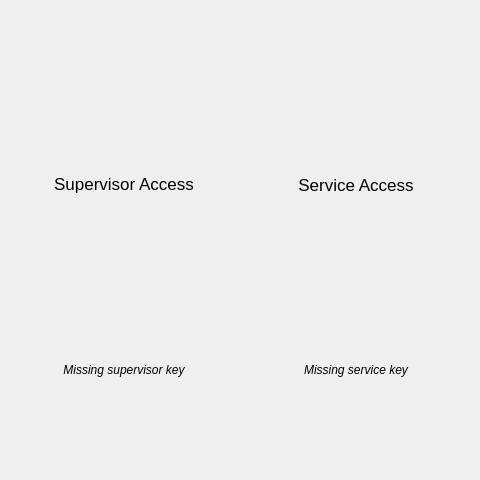
<?xml version="1.0" encoding="UTF-8"?>
<ui version="4.0">
 <class>mainMenu</class>
 <widget class="QDialog" name="mainMenu">
  <property name="geometry">
   <rect>
    <x>0</x>
    <y>0</y>
    <width>480</width>
    <height>480</height>
   </rect>
  </property>
  <property name="windowTitle">
   <string>Main Menu</string>
  </property>
  <layout class="QVBoxLayout" name="verticalLayout" stretch="4,0,1">
   <item>
    <layout class="QHBoxLayout" name="horizontalLayout">
     <item>
      <layout class="QVBoxLayout" name="verticalLayout_2">
       <item>
        <spacer name="verticalSpacer">
         <property name="orientation">
          <enum>Qt::Vertical</enum>
         </property>
         <property name="sizeHint" stdset="0">
          <size>
           <width>20</width>
           <height>20</height>
          </size>
         </property>
        </spacer>
       </item>
       <item>
        <widget class="QToolButton" name="supervisorBtn">
         <property name="sizePolicy">
          <sizepolicy hsizetype="Minimum" vsizetype="Fixed">
           <horstretch>0</horstretch>
           <verstretch>0</verstretch>
          </sizepolicy>
         </property>
         <property name="minimumSize">
          <size>
           <width>0</width>
           <height>96</height>
          </size>
         </property>
         <property name="font">
          <font>
           <pointsize>13</pointsize>
          </font>
         </property>
         <property name="focusPolicy">
          <enum>Qt::NoFocus</enum>
         </property>
         <property name="text">
          <string>Supervisor Access</string>
         </property>
         <property name="icon">
          <iconset resource="resources.qrc">
           <normaloff>:/images/res/finishedSupervisor.png</normaloff>:/images/res/finishedSupervisor.png</iconset>
         </property>
         <property name="iconSize">
          <size>
           <width>90</width>
           <height>90</height>
          </size>
         </property>
         <property name="toolButtonStyle">
          <enum>Qt::ToolButtonTextUnderIcon</enum>
         </property>
         <property name="autoRaise">
          <bool>true</bool>
         </property>
        </widget>
       </item>
       <item>
        <spacer name="verticalSpacer_2">
         <property name="orientation">
          <enum>Qt::Vertical</enum>
         </property>
         <property name="sizeHint" stdset="0">
          <size>
           <width>20</width>
           <height>20</height>
          </size>
         </property>
        </spacer>
       </item>
      </layout>
     </item>
     <item>
      <layout class="QVBoxLayout" name="verticalLayout_3">
       <item>
        <spacer name="verticalSpacer_4">
         <property name="orientation">
          <enum>Qt::Vertical</enum>
         </property>
         <property name="sizeHint" stdset="0">
          <size>
           <width>20</width>
           <height>20</height>
          </size>
         </property>
        </spacer>
       </item>
       <item>
        <widget class="QToolButton" name="serviceBtn">
         <property name="sizePolicy">
          <sizepolicy hsizetype="Minimum" vsizetype="Fixed">
           <horstretch>0</horstretch>
           <verstretch>0</verstretch>
          </sizepolicy>
         </property>
         <property name="minimumSize">
          <size>
           <width>0</width>
           <height>97</height>
          </size>
         </property>
         <property name="maximumSize">
          <size>
           <width>16777215</width>
           <height>16777215</height>
          </size>
         </property>
         <property name="font">
          <font>
           <pointsize>13</pointsize>
          </font>
         </property>
         <property name="focusPolicy">
          <enum>Qt::NoFocus</enum>
         </property>
         <property name="text">
          <string>Service Access</string>
         </property>
         <property name="icon">
          <iconset resource="resources.qrc">
           <normaloff>:/images/res/serviceIconSmall.png</normaloff>:/images/res/serviceIconSmall.png</iconset>
         </property>
         <property name="iconSize">
          <size>
           <width>90</width>
           <height>90</height>
          </size>
         </property>
         <property name="popupMode">
          <enum>QToolButton::InstantPopup</enum>
         </property>
         <property name="toolButtonStyle">
          <enum>Qt::ToolButtonTextUnderIcon</enum>
         </property>
         <property name="autoRaise">
          <bool>true</bool>
         </property>
        </widget>
       </item>
       <item>
        <spacer name="verticalSpacer_3">
         <property name="orientation">
          <enum>Qt::Vertical</enum>
         </property>
         <property name="sizeHint" stdset="0">
          <size>
           <width>20</width>
           <height>20</height>
          </size>
         </property>
        </spacer>
       </item>
      </layout>
     </item>
    </layout>
   </item>
   <item>
    <layout class="QHBoxLayout" name="horizontalLayout_3">
     <item>
      <widget class="QLabel" name="supervisorKeyLabel">
       <property name="font">
        <font>
         <italic>true</italic>
        </font>
       </property>
       <property name="text">
        <string>Missing supervisor key</string>
       </property>
       <property name="alignment">
        <set>Qt::AlignCenter</set>
       </property>
      </widget>
     </item>
     <item>
      <widget class="QLabel" name="serviceKeyLabel">
       <property name="font">
        <font>
         <italic>true</italic>
        </font>
       </property>
       <property name="text">
        <string>Missing service key</string>
       </property>
       <property name="alignment">
        <set>Qt::AlignCenter</set>
       </property>
      </widget>
     </item>
    </layout>
   </item>
   <item>
    <layout class="QVBoxLayout" name="verticalLayout_4">
     <item>
      <spacer name="verticalSpacer_6">
       <property name="orientation">
        <enum>Qt::Vertical</enum>
       </property>
       <property name="sizeHint" stdset="0">
        <size>
         <width>20</width>
         <height>40</height>
        </size>
       </property>
      </spacer>
     </item>
     <item>
      <widget class="QPushButton" name="backBtn">
       <property name="focusPolicy">
        <enum>Qt::NoFocus</enum>
       </property>
       <property name="text">
        <string/>
       </property>
       <property name="icon">
        <iconset resource="resources.qrc">
         <normaloff>:/images/res/home3.png</normaloff>:/images/res/home3.png</iconset>
       </property>
       <property name="iconSize">
        <size>
         <width>50</width>
         <height>50</height>
        </size>
       </property>
       <property name="autoDefault">
        <bool>false</bool>
       </property>
       <property name="default">
        <bool>false</bool>
       </property>
       <property name="flat">
        <bool>true</bool>
       </property>
      </widget>
     </item>
     <item>
      <spacer name="verticalSpacer_5">
       <property name="orientation">
        <enum>Qt::Vertical</enum>
       </property>
       <property name="sizeHint" stdset="0">
        <size>
         <width>20</width>
         <height>40</height>
        </size>
       </property>
      </spacer>
     </item>
    </layout>
   </item>
  </layout>
 </widget>
 <resources>
  <include location="resources.qrc"/>
 </resources>
 <connections/>
</ui>
